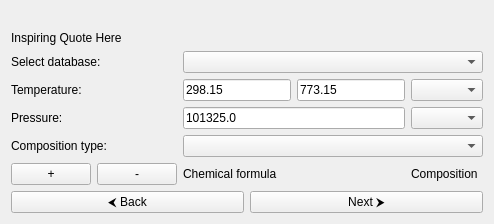
<?xml version="1.0" encoding="UTF-8"?>
<ui version="4.0">
    <class>RegressionInputPage</class>
        <widget class="QWidget" name="RegressionInputPage">
            <layout class="QVBoxLayout" name="beerLogoLayout">
                <item>
                    <widget class="QLabel" name="logoLabel">
                        <property name="pixmap">
                            <pixmap>:images/BigLogo.png</pixmap> <!-- Reference to logo -->
                        </property>
                    </widget>
                </item>
                <item>
                    <widget class="QLabel" name="beerQuoteLabel">
                        <property name="text">
                            <string>Inspiring Quote Here</string>
                        </property>
                    </widget>
                </item>
                <item>
                    <layout class="QGridLayout" name="gridLayout">
                        <!-- Row 0 -->
                        <item row="0" column="0">
                            <widget class="QLabel" name="databaseLabel">
                                <property name="text">
                                    <string>Select database:</string>
                                </property>
                            </widget>
                        </item>
                        <item row="0" column="1" colspan="2">
                            <widget class="QComboBox" name="databaseComboBox"/>
                        </item>

                        <!-- Row 1 -->
                        <item row="1" column="0">
                            <widget class="QLabel" name="temperatureLabel">
                                <property name="text">
                                    <string>Temperature:</string>
                                </property>
                            </widget>
                        </item>
                        <item row="1" column="1">
                            <layout class="QGridLayout" name="temperatureLayout">
                                <item row="0" column="0">
                                    <widget class="QLineEdit" name="minTemperatureEditLine">
                                        <property name="text">
                                            <string>298.15</string>
                                        </property>
                                    </widget>
                                </item>
                                <item row="0" column="1">
                                    <widget class="QLineEdit" name="maxTemperatureEditLine">
                                        <property name="text">
                                            <string>773.15</string>
                                        </property>
                                    </widget>
                                </item>
                            </layout>
                        </item>
                        <item row="1" column="2">
                            <widget class="QComboBox" name="temperatureComboBox">
                            </widget>
                        </item>
                        <!-- Row 2 -->
                        <item row="2" column="0">
                            <widget class="QLabel" name="pressureLabel">
                                <property name="text">
                                    <string>Pressure:</string>
                                </property>
                            </widget>
                        </item>
                        <item row="2" column="1">
                            <widget class="QLineEdit" name="pressureEditLine">
                                <property name="text">
                                    <string>101325.0</string>
                                </property>
                            </widget>
                        </item>
                        <item row="2" column="2">
                            <widget class="QComboBox" name="pressureComboBox">
                            </widget>
                        </item>


                        <!-- Row 3 -->
                        <item row="3" column="0">
                            <widget class="QLabel" name="compositionLabel">
                                <property name="text">
                                    <string>Composition type:</string>
                                </property>
                            </widget>
                        </item>
                        <item row="3" column="1" colspan="2">
                            <widget class="QComboBox" name="compositionComboBox" />
                        </item>

                        <!-- Row 4 -->
                        <item row="4" column="0">
                            <layout class="QHBoxLayout" name="horizontalSpecieLayout">
                                <item>
                                    <widget class="QPushButton" name="addSpecieButton">
                                        <property name="text">
                                            <string>&#x2B;</string>
                                        </property>
                                        <property name="toolTip">
                                            <string>Add specie for input</string>
                                        </property>
                                    </widget>
                                </item>
                                <item>
                                    <widget class="QPushButton" name="removeSpecieButton">
                                        <property name="text">
                                            <string>&#x2D;</string>
                                        </property>
                                        <property name="toolTip">
                                            <string>Remove specie for input</string>
                                        </property>
                                    </widget>
                                </item>
                            </layout>
                        </item>
                        <item row="4" column="1">
                            <widget class="QLabel" name="formulaLabel">
                                <property name="text">
                                    <string>Chemical formula</string>
                                </property>
                            </widget>
                        </item>
                        <item row="4" column="2">
                            <widget class="QLabel" name="compositionLabel">
                                <property name="text">
                                    <string>Composition</string>
                                </property>
                            </widget>
                        </item>

                        <item row="5" column="0" colspan="3">
                            <layout class="QGridLayout" name="speciesLayout" />
                        </item>

                        <!-- Row 6 -->
                        <item row="6" column="0" colspan="3">
                            <layout class="QHBoxLayout" name="buttonLayout">   
                                <item>
                                    <widget class="QPushButton" name="backButton">
                                        <property name="text">
                                            <string>&#x2B9C; Back</string>
                                        </property>
                                        <property name="toolTip">
                                            <string>Go to back to the main page</string>
                                        </property>
                                    </widget>
                                </item>
                                <item>
                                    <widget class="QPushButton" name="nextButton">
                                        <property name="text">
                                            <string>Next &#x2b9e;</string>
                                        </property>
                                        <property name="toolTip">
                                            <string>Go to results page</string>
                                        </property>
                                    </widget>
                                </item>
                            </layout>
                        </item>
                    </layout>
                </item>
            </layout>
        </widget>
</ui>
